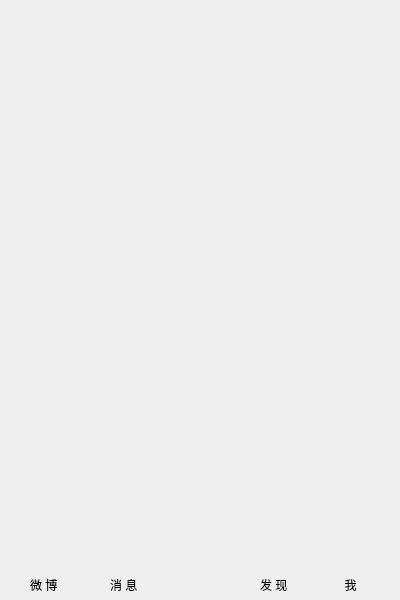
<?xml version="1.0" encoding="UTF-8"?>
<ui version="4.0">
 <class>me</class>
 <widget class="QMainWindow" name="me">
  <property name="enabled">
   <bool>true</bool>
  </property>
  <property name="geometry">
   <rect>
    <x>0</x>
    <y>0</y>
    <width>400</width>
    <height>600</height>
   </rect>
  </property>
  <property name="minimumSize">
   <size>
    <width>400</width>
    <height>600</height>
   </size>
  </property>
  <property name="maximumSize">
   <size>
    <width>400</width>
    <height>600</height>
   </size>
  </property>
  <property name="mouseTracking">
   <bool>false</bool>
  </property>
  <property name="windowTitle">
   <string>weibo</string>
  </property>
  <property name="styleSheet">
   <string notr="true">border-color: rgb(255, 0, 0);
color: rgb(0, 0, 0);</string>
  </property>
  <widget class="QWidget" name="centralWidget">
   <widget class="QLabel" name="aboutme">
    <property name="geometry">
     <rect>
      <x>330</x>
      <y>575</y>
      <width>41</width>
      <height>20</height>
     </rect>
    </property>
    <property name="text">
     <string>我</string>
    </property>
    <property name="alignment">
     <set>Qt::AlignCenter</set>
    </property>
   </widget>
   <widget class="QLabel" name="search_">
    <property name="geometry">
     <rect>
      <x>260</x>
      <y>575</y>
      <width>41</width>
      <height>20</height>
     </rect>
    </property>
    <property name="text">
     <string>发 现</string>
    </property>
   </widget>
   <widget class="QLabel" name="home">
    <property name="geometry">
     <rect>
      <x>30</x>
      <y>575</y>
      <width>41</width>
      <height>20</height>
     </rect>
    </property>
    <property name="text">
     <string>微 博</string>
    </property>
   </widget>
   <widget class="QPushButton" name="message">
    <property name="geometry">
     <rect>
      <x>88</x>
      <y>535</y>
      <width>75</width>
      <height>41</height>
     </rect>
    </property>
    <property name="text">
     <string/>
    </property>
    <property name="icon">
     <iconset>
      <normaloff>D:/kep/aid1803_0613/pages_history/page_ui/imgs/white information.png</normaloff>D:/kep/aid1803_0613/pages_history/page_ui/imgs/white information.png</iconset>
    </property>
    <property name="iconSize">
     <size>
      <width>30</width>
      <height>30</height>
     </size>
    </property>
    <property name="flat">
     <bool>true</bool>
    </property>
   </widget>
   <widget class="QPushButton" name="me_">
    <property name="geometry">
     <rect>
      <x>320</x>
      <y>540</y>
      <width>61</width>
      <height>31</height>
     </rect>
    </property>
    <property name="text">
     <string/>
    </property>
    <property name="icon">
     <iconset>
      <normaloff>D:/kep/aid1803_0613/pages_history/page_ui/imgs/black.png</normaloff>D:/kep/aid1803_0613/pages_history/page_ui/imgs/black.png</iconset>
    </property>
    <property name="iconSize">
     <size>
      <width>30</width>
      <height>30</height>
     </size>
    </property>
    <property name="flat">
     <bool>true</bool>
    </property>
   </widget>
   <widget class="QPushButton" name="search">
    <property name="geometry">
     <rect>
      <x>240</x>
      <y>540</y>
      <width>61</width>
      <height>31</height>
     </rect>
    </property>
    <property name="text">
     <string/>
    </property>
    <property name="icon">
     <iconset>
      <normaloff>D:/kep/aid1803_0613/pages_history/page_ui/imgs/white search.png</normaloff>D:/kep/aid1803_0613/pages_history/page_ui/imgs/white search.png</iconset>
    </property>
    <property name="iconSize">
     <size>
      <width>30</width>
      <height>30</height>
     </size>
    </property>
    <property name="flat">
     <bool>true</bool>
    </property>
   </widget>
   <widget class="QPushButton" name="home_page">
    <property name="geometry">
     <rect>
      <x>10</x>
      <y>530</y>
      <width>71</width>
      <height>51</height>
     </rect>
    </property>
    <property name="text">
     <string/>
    </property>
    <property name="icon">
     <iconset>
      <normaloff>D:/kep/aid1803_0613/pages_history/page_ui/imgs/white house.png</normaloff>D:/kep/aid1803_0613/pages_history/page_ui/imgs/white house.png</iconset>
    </property>
    <property name="iconSize">
     <size>
      <width>30</width>
      <height>30</height>
     </size>
    </property>
    <property name="flat">
     <bool>true</bool>
    </property>
   </widget>
   <widget class="QLabel" name="msg">
    <property name="geometry">
     <rect>
      <x>110</x>
      <y>575</y>
      <width>41</width>
      <height>20</height>
     </rect>
    </property>
    <property name="text">
     <string>消 息</string>
    </property>
   </widget>
   <widget class="QPushButton" name="new_blog">
    <property name="geometry">
     <rect>
      <x>144</x>
      <y>540</y>
      <width>111</width>
      <height>51</height>
     </rect>
    </property>
    <property name="autoFillBackground">
     <bool>false</bool>
    </property>
    <property name="text">
     <string/>
    </property>
    <property name="icon">
     <iconset>
      <normaloff>D:/kep/aid1803_0613/pages_history/page_ui/imgs/plus sign.jpg</normaloff>D:/kep/aid1803_0613/pages_history/page_ui/imgs/plus sign.jpg</iconset>
    </property>
    <property name="iconSize">
     <size>
      <width>50</width>
      <height>50</height>
     </size>
    </property>
    <property name="flat">
     <bool>true</bool>
    </property>
   </widget>
  </widget>
 </widget>
 <layoutdefault spacing="3" margin="6"/>
 <resources/>
 <connections>
  <connection>
   <sender>home_page</sender>
   <signal>clicked()</signal>
   <receiver>home_page</receiver>
   <slot>click()</slot>
   <hints>
    <hint type="sourcelabel">
     <x>47</x>
     <y>545</y>
    </hint>
    <hint type="destinationlabel">
     <x>46</x>
     <y>541</y>
    </hint>
   </hints>
  </connection>
  <connection>
   <sender>message</sender>
   <signal>clicked()</signal>
   <receiver>message</receiver>
   <slot>click()</slot>
   <hints>
    <hint type="sourcelabel">
     <x>130</x>
     <y>546</y>
    </hint>
    <hint type="destinationlabel">
     <x>130</x>
     <y>536</y>
    </hint>
   </hints>
  </connection>
  <connection>
   <sender>new_blog</sender>
   <signal>clicked()</signal>
   <receiver>new_blog</receiver>
   <slot>click()</slot>
   <hints>
    <hint type="sourcelabel">
     <x>201</x>
     <y>550</y>
    </hint>
    <hint type="destinationlabel">
     <x>201</x>
     <y>546</y>
    </hint>
   </hints>
  </connection>
  <connection>
   <sender>search</sender>
   <signal>clicked()</signal>
   <receiver>search</receiver>
   <slot>click()</slot>
   <hints>
    <hint type="sourcelabel">
     <x>272</x>
     <y>549</y>
    </hint>
    <hint type="destinationlabel">
     <x>272</x>
     <y>545</y>
    </hint>
   </hints>
  </connection>
  <connection>
   <sender>me_</sender>
   <signal>clicked()</signal>
   <receiver>me_</receiver>
   <slot>click()</slot>
   <hints>
    <hint type="sourcelabel">
     <x>352</x>
     <y>548</y>
    </hint>
    <hint type="destinationlabel">
     <x>352</x>
     <y>544</y>
    </hint>
   </hints>
  </connection>
 </connections>
 <slots>
  <signal>signal1()</signal>
  <signal>signal2()</signal>
 </slots>
</ui>
